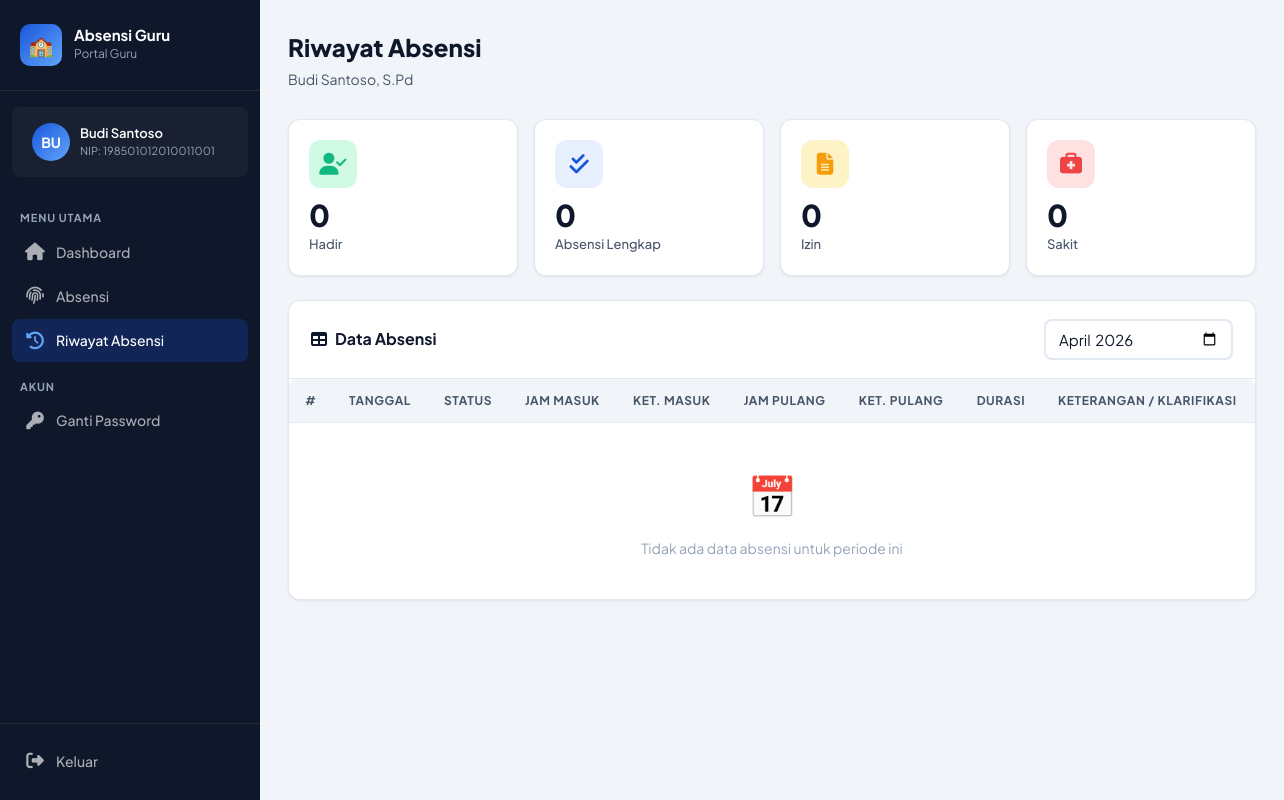
The app's page /guru/riwayat.php (signed in) with its own data.
### tables this page shows
CREATE TABLE IF NOT EXISTS guru (
    id INT AUTO_INCREMENT PRIMARY KEY,
    nama VARCHAR(100) NOT NULL,
    nip VARCHAR(30) NOT NULL UNIQUE,
    sk VARCHAR(50) DEFAULT NULL,
    spmt VARCHAR(100) DEFAULT NULL,
    password VARCHAR(255) NOT NULL,
    created_at TIMESTAMP DEFAULT CURRENT_TIMESTAMP
);

### includes/auth_guru.php (called while the page is built, shortened)
<?php
require_once __DIR__ . '/config.php';
$guru_id = (int)$_SESSION['guru_id'];
$stmt = $conn->prepare("SELECT * FROM guru WHERE id = ?");
$stmt->bind_param("i", $guru_id);
$stmt->execute();
$result = $stmt->get_result();
$guru = $result->fetch_assoc();
?>

### includes/config.php (called while the page is built, shortened)
<?php
function sanitize($conn, $data) {
    return $conn->real_escape_string(trim($data));
}
?>

### guru/riwayat.php (the view, shortened to what this page needs)
<?php
require_once '../includes/auth_guru.php';
$filter_bulan = sanitize($conn, $_GET['bulan'] ?? date('Y-m'));
$riwayat = $conn->query("
    SELECT * FROM absensi
    WHERE guru_id = $guru_id AND DATE_FORMAT(tanggal,'%Y-%m') = '$filter_bulan'
    ORDER BY tanggal DESC
");
$total_hadir  = $conn->query("SELECT COUNT(*) as t FROM absensi WHERE guru_id=$guru_id AND DATE_FORMAT(tanggal,'%Y-%m')='$filter_bulan' AND status='hadir' AND jam_masuk IS NOT NULL")->fetch_assoc()['t'];
$total_lengkap= $conn->query("SELECT COUNT(*) as t FROM absensi WHERE guru_id=$guru_id AND DATE_FORMAT(tanggal,'%Y-%m')='$filter_bulan' AND status='hadir' AND jam_masuk IS NOT NULL AND jam_pulang IS NOT NULL")->fetch_assoc()['t'];
$total_izin   = $conn->query("SELECT COUNT(*) as t FROM absensi WHERE guru_id=$guru_id AND DATE_FORMAT(tanggal,'%Y-%m')='$filter_bulan' AND status='izin'")->fetch_assoc()['t'];
$total_sakit  = $conn->query("SELECT COUNT(*) as t FROM absensi WHERE guru_id=$guru_id AND DATE_FORMAT(tanggal,'%Y-%m')='$filter_bulan' AND status='sakit'")->fetch_assoc()['t'];
?>
<!DOCTYPE html>
<html lang="id">
<head>
    <link rel="stylesheet" href="../css/style.css">
    <link rel="stylesheet" href="https://cdnjs.cloudflare.com/ajax/libs/font-awesome/6.5.0/css/all.min.css">
</head>
<body>
<div class="app-layout">
    <aside class="sidebar">
        <div class="sidebar-header">
            <div class="sidebar-brand">
                <div class="brand-icon">🏫</div>
                <div class="brand-text"><h2>Absensi Guru</h2><p>Portal Guru</p></div>
            </div>
        </div>
        <div class="sidebar-user">
            <div class="user-avatar"><?= strtoupper(substr($guru['nama'], 0, 2)) ?></div>
            <div class="user-info">
                <h4><?= htmlspecialchars(explode(',', $guru['nama'])[0]) ?></h4>
                <p>NIP: <?= htmlspecialchars($guru['nip']) ?></p>
            </div>
        </div>
        <nav class="sidebar-nav">
            <div class="nav-section">
                <div class="nav-section-title">Menu Utama</div>
                <a href="dashboard.php" class="nav-item"><i class="fas fa-home nav-icon"></i> Dashboard</a>
                <a href="absensi.php" class="nav-item"><i class="fas fa-fingerprint nav-icon"></i> Absensi</a>
                <a href="riwayat.php" class="nav-item active"><i class="fas fa-history nav-icon"></i> Riwayat Absensi</a>
            </div>
            <div class="nav-section">
                <div class="nav-section-title">Akun</div>
                <a href="ganti_password.php" class="nav-item"><i class="fas fa-key nav-icon"></i> Ganti Password</a>
            </div>
        </nav>
        <div class="sidebar-footer">
            <a href="../logout.php" class="nav-item" onclick="return confirm('Yakin ingin keluar?')">
                <i class="fas fa-sign-out-alt nav-icon"></i> Keluar
            </a>
        </div>
    </aside>
    <main class="main-content">
        <div class="topbar">
            <div class="topbar-left">
                <h1>Riwayat Absensi</h1>
                <p><?= htmlspecialchars($guru['nama']) ?></p>
            </div>
        </div>
        <div class="stats-grid">
            <div class="stat-card green">
                <div class="stat-icon"><i class="fas fa-user-check"></i></div>
                <div class="stat-value"><?= $total_hadir ?></div>
                <div class="stat-label">Hadir</div>
            </div>
            <div class="stat-card blue">
                <div class="stat-icon"><i class="fas fa-check-double"></i></div>
                <div class="stat-value"><?= $total_lengkap ?></div>
                <div class="stat-label">Absensi Lengkap</div>
            </div>
            <div class="stat-card yellow">
                <div class="stat-icon"><i class="fas fa-file-alt"></i></div>
                <div class="stat-value"><?= $total_izin ?></div>
                <div class="stat-label">Izin</div>
            </div>
            <div class="stat-card red">
                <div class="stat-icon"><i class="fas fa-briefcase-medical"></i></div>
                <div class="stat-value"><?= $total_sakit ?></div>
                <div class="stat-label">Sakit</div>
            </div>
        </div>
        <div class="card">
            <div class="card-header">
                <div class="card-title"><i class="fas fa-table"></i> Data Absensi</div>
                <form method="GET" style="display:flex; gap:8px; align-items:center;">
                    <input type="month" name="bulan" value="<?= htmlspecialchars($filter_bulan) ?>"
                           class="form-control" style="width:auto; padding:8px 12px;" onchange="this.form.submit()">
                </form>
            </div>
            <div class="card-body" style="padding:0;">
                <div class="table-wrapper">
                    <table>
                        <thead>
                            <tr>
                                <th>#</th>
                                <th>Tanggal</th>
                                <th>Status</th>
                                <th>Jam Masuk</th>
                                <th>Ket. Masuk</th>
                                <th>Jam Pulang</th>
                                <th>Ket. Pulang</th>
                                <th>Durasi</th>
                                <th>Keterangan / Klarifikasi</th>
                            </tr>
                        </thead>
                        <tbody>
                        <?php $no=1; if ($riwayat->num_rows > 0): while ($row=$riwayat->fetch_assoc()):
                            $is_alpha = ($row['status'] === 'alpha');
                            $tgl_batas = (new DateTime($row['tanggal']))->modify('+' . BATAS_KLARIFIKASI_HARI . ' days');
                            $masih_bisa = (new DateTime(date('Y-m-d'))) <= $tgl_batas;
                            $klar_status = $row['klarifikasi_status'] ?? null;
                        ?>
                            <tr style="<?= $is_alpha ? 'background:#fff5f5;' : '' ?>">
                                <td><?= $no++ ?></td>
                                <td><strong><?= formatDate($row['tanggal']) ?></strong></td>
                                <td>
                                    <?php if ($row['status']==='izin'): ?>
                                        <span class="badge badge-primary">Izin</span>
                                    <?php elseif ($row['status']==='sakit'): ?>
                                        <span class="badge badge-warning">Sakit</span>
                                    <?php elseif ($row['status']==='alpha'): ?>
                                        <span class="badge badge-danger">Alpha</span>
                                    <?php elseif ($row['jam_masuk'] && $row['jam_pulang']): ?>
                                        <span class="badge badge-success">Hadir</span>
                                    <?php elseif ($row['jam_masuk']): ?>
                                        <span class="badge badge-warning">Masuk Saja</span>
                                    <?php else: ?>
                                        <span class="badge badge-gray">-</span>
                                    <?php endif; ?>
                                </td>
                                <td>
                                    <?php if ($row['jam_masuk']): ?>
                                        <span style="color:var(--success);font-weight:600;">
                                            <i class="fas fa-sign-in-alt"></i> <?= formatTime($row['jam_masuk']) ?>
                                        </span>
                                    <?php else: ?><span class="text-muted">-</span><?php endif; ?>
                                </td>
                                <td>
                                    <?php if ($row['keterangan_masuk'] ?? ''): ?>
                                        <span class="badge <?= $row['keterangan_masuk']==='Terlambat'?'badge-danger':'badge-success' ?>">
                                            <?= $row['keterangan_masuk'] ?>
                                        </span>
                                    <?php else: ?><span class="text-muted">-</span><?php endif; ?>
                                </td>
                                <td>
                                    <?php if ($row['jam_pulang']): ?>
                                        <span style="color:var(--danger);font-weight:600;">
                                            <i class="fas fa-sign-out-alt"></i> <?= formatTime($row['jam_pulang']) ?>
                                        </span>
                                    <?php else: ?><span class="text-muted">-</span><?php endif; ?>
                                </td>
                                <td>
                                    <?php if ($row['keterangan_pulang'] ?? ''): ?>
                                        <span class="badge <?= $row['keterangan_pulang']==='Lebih Awal'?'badge-warning':'badge-success' ?>">
                                            <?= $row['keterangan_pulang'] ?>
                                        </span>
                                    <?php else: ?><span class="text-muted">-</span><?php endif; ?>
                                </td>
                                <td>
                                    <?php
                                    if ($row['jam_masuk'] && $row['jam_pulang']) {
                                        $diff = strtotime($row['jam_pulang']) - strtotime($row['jam_masuk']);
                                        echo '<strong>'.floor($diff/3600).'j '.floor(($diff%3600)/60).'m</strong>';
                                    } else echo '<span class="text-muted">-</span>';
                                    ?>
                                </td>
                                <td style="font-size:0.8125rem; max-width:200px;">
                                    <?php if ($is_alpha): ?>
                                        <?php if ($klar_status === 'pending'): ?>
                                            <span class="badge badge-warning" style="font-size:0.72rem;"><i class="fas fa-clock"></i> Menunggu Persetujuan</span>
                                        <?php elseif ($klar_status === 'approved'): ?>
                                            <span class="badge badge-success" style="font-size:0.72rem;"><i class="fas fa-check"></i> Klarifikasi Disetujui</span>
                                        <?php elseif ($klar_status === 'rejected'): ?>
                                            <span class="badge badge-danger" style="font-size:0.72rem;"><i class="fas fa-times"></i> Klarifikasi Ditolak</span>
                                            <?php if (!empty($row['klarifikasi_catatan_admin'])): ?>
                                            <div style="color:var(--gray-500); margin-top:3px; font-size:0.75rem;">
                                                <?= htmlspecialchars($row['klarifikasi_catatan_admin']) ?>
                                            </div>
                                            <?php endif; ?>
                                        <?php elseif ($masih_bisa): ?>
                                            <a href="absensi.php?tgl=<?= $row['tanggal'] ?>"
                                               class="btn btn-outline btn-sm"
                                               style="font-size:0.75rem; padding:4px 10px; color:var(--danger); border-color:var(--danger);">
                                                <i class="fas fa-file-alt"></i> Ajukan Klarifikasi
                                            </a>
                                            <div style="color:var(--gray-400); font-size:0.72rem; margin-top:3px;">
                                                Batas: <?= formatDate($tgl_batas->format('Y-m-d')) ?>
                                            </div>
                                        <?php else: ?>
                                            <span style="color:var(--gray-400); font-size:0.8rem;"><i class="fas fa-lock"></i> Batas waktu habis</span>
                                        <?php endif; ?>
                                    <?php else: ?>
                                        <span style="color:var(--gray-600);"><?= htmlspecialchars($row['keterangan'] ?: '-') ?></span>
                                    <?php endif; ?>
                                </td>
                            </tr>
                        <?php endwhile; else: ?>
                            <tr><td colspan="9" class="table-empty">
                                <div class="empty-icon">📅</div>
                                <div>Tidak ada data absensi untuk periode ini</div>
                            </td></tr>
                        <?php endif; ?>
                        </tbody>
                    </table>
                </div>
            </div>
        </div>
    </main>
</div>
</body>
</html>

### records on screen
guru: nama "BU", nama "Budi Santoso", nip "198501012010011001", nama "Budi Santoso, S.Pd"

### other values on screen
$total_hadir "0"
$total_lengkap "0"
$total_izin "0"
$total_sakit "0"
